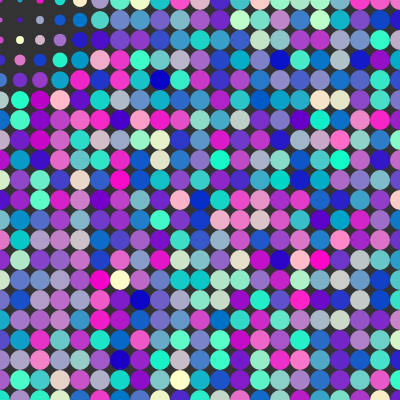
Frame 1 (no input)
Frame 60 (no input): identical to frame 1, image omitted
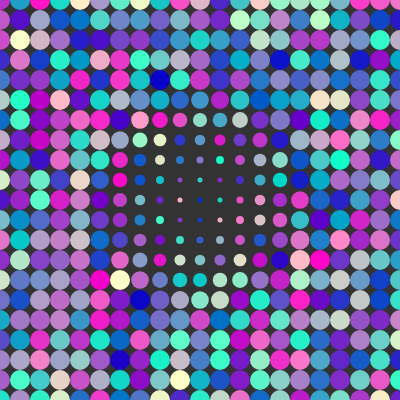
Frame 120 (the mouse pressed at the canvas centre since frame 60)

The p5.js sketch that drew these frames (run headless with seeded random() and noise() and a simulated clock; from frame 60 on, the mouse is pressed at the canvas centre):

// p5.js sketch
// ── sketch.js
let max_distance;
let circles = [];
let size;

function setup() {

    createCanvas(400, 400);
    noStroke();
    max_distance = dist(0, 0, width, height);
    for (let i = 0; i <= width; i += 20) {
        for (let j = 0; j <= height; j += 20) {
            circles.push(new Circle(i, j, 30));
        }
    }

}

function draw() {
    background(51);

    let jc = 0;
    for (let i = 0; i <= width; i += 20) {
        for (let j = 0; j <= height; j += 20) {
            jc++
            size = dist(mouseX, mouseY, i, j);
            size = size / max_distance * 100;
            if (size < 5) {
                size = 5;
            }
            if (size > 20) {
                size = 20;
            }
            circles[jc - 1].show(size);
        }
    }
}
// ── Circle.js
class Circle {
    constructor(i,j,size) {
        this.i = i;
        this.j = j;
        this.size = size;
        this.r = random(0,255);
        this.g = random(0,255);
        this.b = 200;
    }
    show(size) {
        this.size = size;
        fill(this.r, this.g, this.b);
        ellipse(this.i,this.j,this.size,this.size);
    }
}
